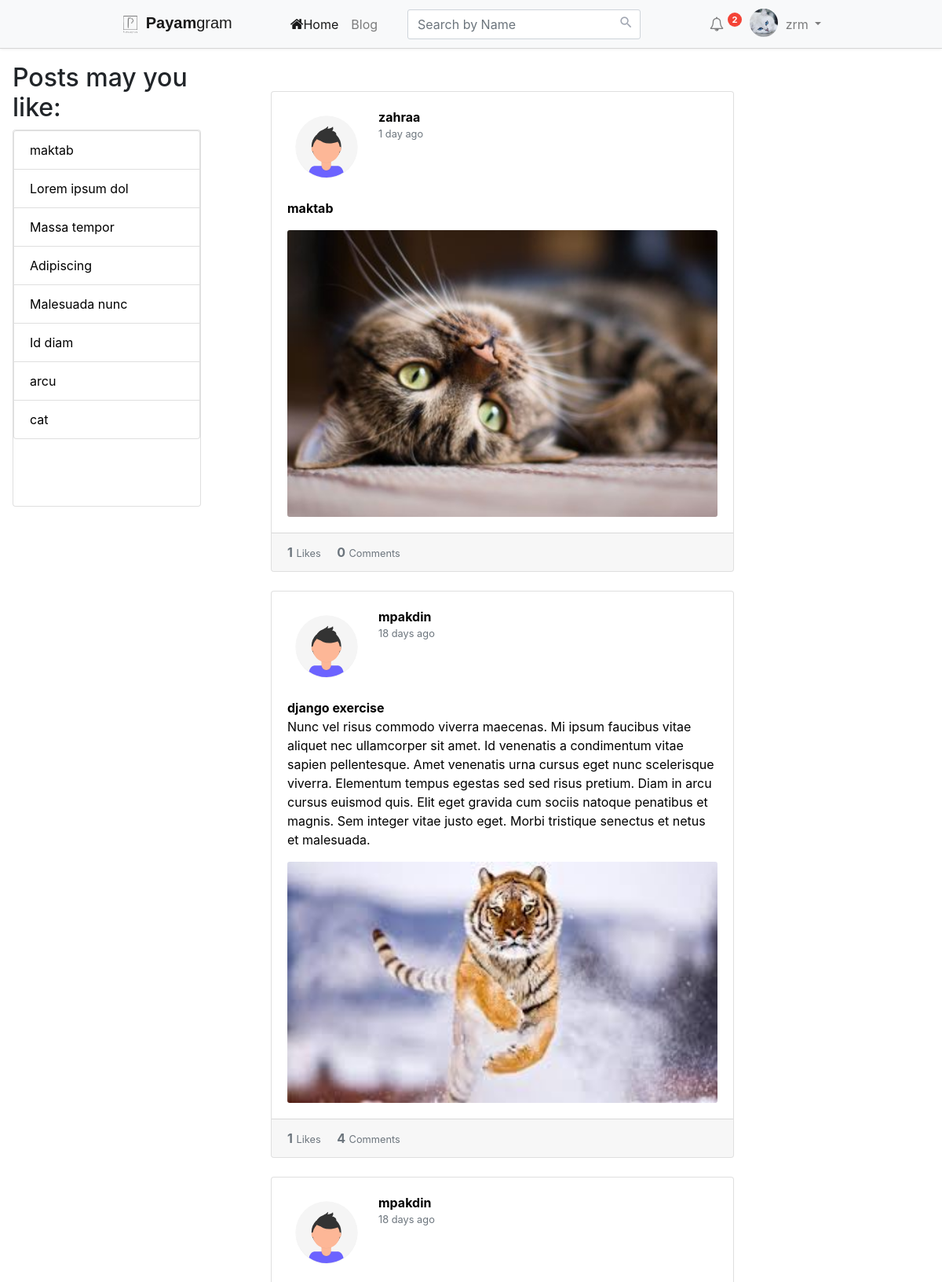
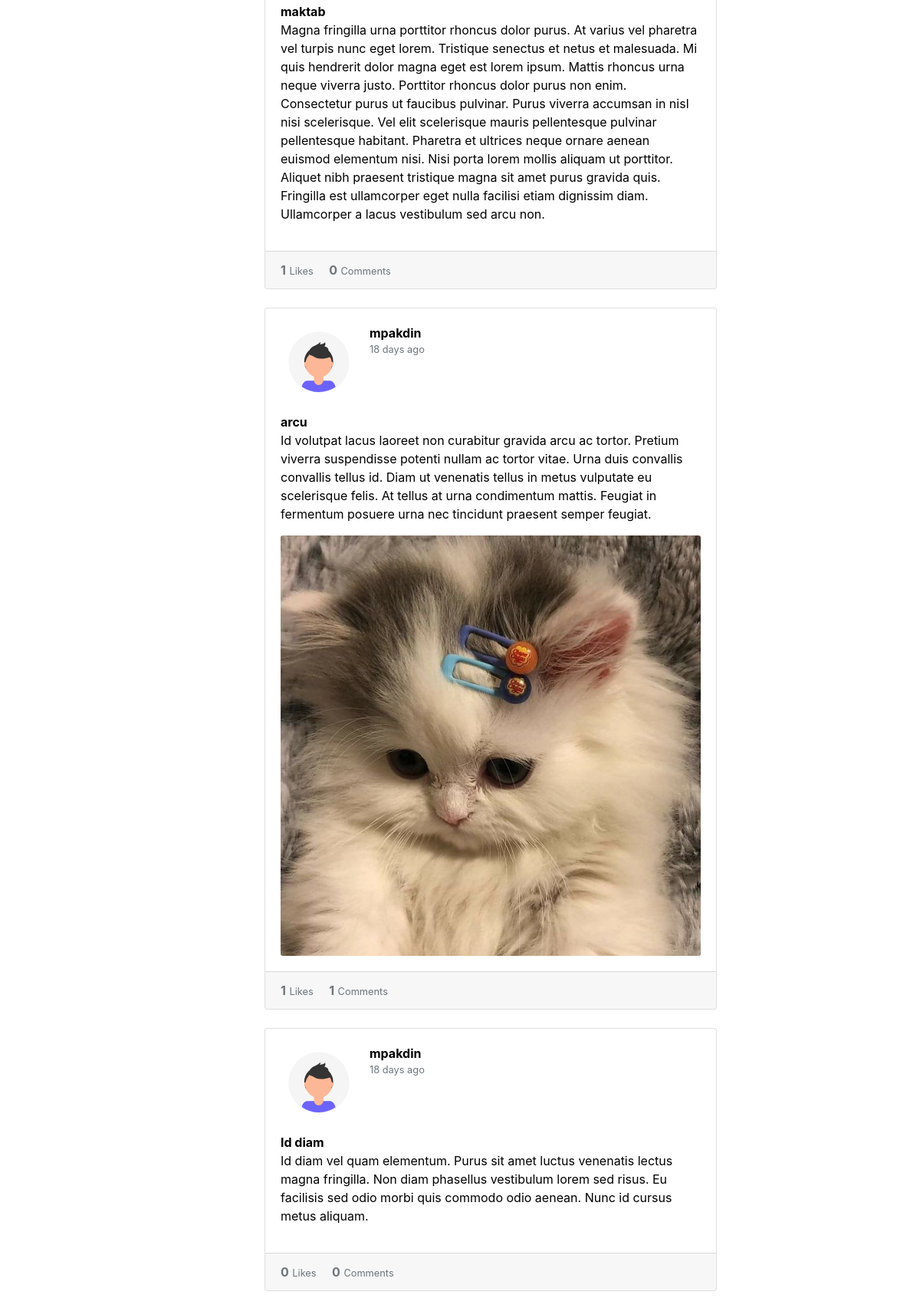
Page / (signed in, upper part) on the committed database (2 pictures, top to bottom).
### apps/user/models/profile.py (models this page shows, shortened)
class User(AbstractBaseUser, PermissionsMixin):
    first_name = models.CharField(max_length=100, blank=True)
    last_name = models.CharField(max_length=100, blank=True)
    email = models.EmailField("email address", unique=True)
    username_validator = UnicodeUsernameValidator()
    username = models.CharField(
        _('username'),
        max_length=150,
        unique=True,
        help_text=_('Required. 150 characters or fewer. Letters, digits and @/./+/-/_ only.'),
        validators=[username_validator],
        error_messages={
            'unique': _("A user with that username already exists."),
        },
    )
    slug = AutoSlugField(populate_from=['username'], unique=True)
    is_active = models.BooleanField(_('active'), default=True)
    is_superuser = models.BooleanField(_('superuser'), default=False)
    is_staff = models.BooleanField(_('staff'), default=False)
    mobile = models.CharField(max_length=13, validators=[mobile_validator, mobile_len_validator], unique=True)
    key = models.CharField(max_length=100, null=True, blank=True, editable=False)
    objects = UserManager()
    USERNAME_FIELD = 'username'
    """
    A string describing the name of the field on the user model that is used as the unique identifier
    """
    REQUIRED_FIELDS = []
    class Meta:
        verbose_name = _('User')
        verbose_name_plural = _('Users')
        app_label = 'user'

class Profile(models.Model):
    GENDERS = [('M', 'Male'), ('F', 'Female')]
    user = models.OneToOneField(settings.AUTH_USER_MODEL, on_delete=models.CASCADE, related_name='target',
                                primary_key=True)
    bio = models.TextField(blank=True)
    gender = models.CharField('gender', choices=GENDERS, max_length=1, blank=True)
    url = models.URLField(blank=True)
    requests = models.ManyToManyField(User, related_name='request', blank=True)
    image = models.ImageField(upload_to=get_upload_path, blank=True, default='profile.svg')

### apps/post/models/post.py (models this page shows, shortened)
class Post(models.Model):
    title = models.CharField(max_length=50)
    caption = models.TextField(blank=True)
    published_date = models.DateTimeField(editable=False, auto_now_add=True)
    slug = AutoSlugField(populate_from=['title'], unique=True, allow_unicode=True)
    user = models.ForeignKey(settings.AUTH_USER_MODEL, on_delete=models.CASCADE)
    likes = models.ManyToManyField(settings.AUTH_USER_MODEL, related_name='likes', default=None, blank=True)
    image = models.ImageField(upload_to=get_upload_path, blank=True, null=True)
    @property
    def age(self):
        return timezone.now() - self.published_date
    class Meta:
        ordering = ['published_date__year', 'published_date__day', 'published_date__hour', 'published_date__minute',
                    'published_date__second']

### apps/post/templatetags/post_custom_tags.py (called while the page is built, shortened)
@register.filter(name='age')
def age_filter(age):
    year = age.days // 365
    month = age.days // 30
    day = age.days
    hour = (age.seconds // 60) // 60
    if year == 1:
        return f'{year} year ago'
    elif year > 1:
        return f'{year} years ago'
    else:
        if month == 1:
            return f'{month} month ago'
        elif month > 1:
            return f'{month} months ago'
        else:
            if day == 1:
                return f'{day} day ago'
            elif day > 1:
                return f'{day} days ago'

### apps/post/templatetags/user_custom_tag.py (called while the page is built)
def find_followings(user):
    followings_obj = UserFollowing.objects.filter(user=user.id)
    followings = [u.following_user for u in followings_obj]
    return followings

@register.inclusion_tag('user/followings_posts.html')
def followings_posts(user):
    followings = find_followings(user)
    posts = []
    for user in followings:
        posts.extend(user.post_set.all().order_by('-published_date'))
    posts.sort(key=lambda x: x.published_date, reverse=True)
    return {'posts': posts}

@register.inclusion_tag('user/suggestion_posts.html')
def suggestion_posts(user):
    posts = Post.objects.exclude(likes__exact=user)
    return {'posts': posts}

@register.simple_tag()
def users(letter):
    return User.objects.filter(username__istartswith=letter)

### templates/index.html (shortened to what this page needs)
{% extends 'base_index.html' %}
{% load static %}
{% load user_custom_tag %}
{% block style %}
    {% if user.is_authenticated %}
        <link rel="stylesheet" href="{% static 'css/index.css' %}">
    {% endif %}
{% endblock %}
{% block main %}
    {% if  user.is_authenticated %}
        {% followings_posts user %}
    {% endif %}
{% endblock %}
{% block aside %}
    {% if user.is_authenticated %}
        <h2>Posts may you like:</h2>
        {% suggestion_posts user %}
    {% endif %}
{% endblock %}

### templates/header.html (shortened to what this page needs)
{% load static %}
{% load user_custom_tag %}
<nav class="navbar navbar-expand-xl navbar-light bg-light fixed-top justify-content-center">
    <div id="navbarCollapse" class="collapse navbar-collapse nav-justify-content">
        <a href="{% url 'index' %}" class="navbar-brand"><img src="{% static 'images/logo.svg' %}" alt="" class="logo" style="width: 40px;height: 35px;"><b>Payam</b>gram</a>
        <div class="navbar-nav">
            <a href="{% url 'index' %}" class="nav-item nav-link active"><i class="fa fa-home"></i>Home</a>
            <a href="#" class="nav-item nav-link">Blog</a>
            {% if not user.is_authenticated %}
                <a href="#about" class="nav-item nav-link">About</a>
                <a href="#team" class="nav-item nav-link">Team</a>
            <a href="#contact" class="nav-item nav-link">Contact Us</a>
                <a href="{% url 'signing' %}" class="nav-item nav-link">Sign Up</a>
                <a href="{% url 'login' %}" class="nav-item nav-link">Login</a>
                </div>
            {% else %}
                <form class="navbar-form form-inline">
                    <div class="input-group search-box">
                        <input type="text" id="search" class="form-control" placeholder="Search by Name">
                        <span class="input-group-addon"><i class="material-icons">&#xE8B6;</i></span>
                    </div>
                </form>
                <div class="navbar-nav auth-user">
                    <div class="nav-item dropdown">
                        <a href="#" data-toggle="dropdown" class="nav-link dropdown-toggle user-action">
                            <i class="fa fa-bell-o"></i>
                            <span class="badge">{{ user.target.requests.count }}</span> </a>
                    </div>
                    <div class="nav-item dropdown">
                        <a href="#" data-toggle="dropdown" class="nav-link dropdown-toggle user-action">
                            <img
                                    {% if user.target.image %}
                                        src="{{ user.target.image.url }}"
                                    {% else %}
                                        src="{% static 'images/profile.svg' %}"
                                    {% endif %}
                                        class="avatar" alt="Avatar">
                            {{ user.username }} <b class="caret"></b></a>
                    </div>
                </div>
            {% endif %}
    </div>
</nav>
        {% users input1 as users %}

### apps/user/templates/user/suggestion_posts.html
<ul class="list-group  card sidebar-ul" >
    {% for post in posts %}
        <li class="list-group-item" >
            <a href="{% url 'post_detail' post.slug%}" class="link"> {{ post.title }} </a>
        </li>
    {% endfor %}
</ul>

### apps/user/templates/user/followings_posts.html
{% load post_custom_tags %}
{% load static %}
<div class="container posts-content justify-content-center">
    {% if posts %}
        {% for post in posts %}
            <div class="col-md-8 ">
                <div class="card mb-4">
                    <div class="card-body">
                        <div class="media mb-3">
                            <img class="avatar" alt=""
                            {% if post.user.target.image %}
                                src="{{ post.user.target.image.url }}"
                                {% else %}
                                 src="{% static 'images/profile.svg' %}"
                                    {% endif %}
                            >
                            <div class="media-body ml-3">
                                <a href="{% url 'profile' post.user.slug %}"
                                   class="link"><strong>{{ post.user.username }}</strong></a>
                                <div class="text-muted small">{{ post.age |age }}</div>
                            </div>
                        </div>
                     <abbr title="Click for like and comment"  style="text-decoration: none;">
                        <a href="{% url 'post_detail' post.slug %}" class="link">
                            <p>
                            <strong>{{ post.title }}</strong><br>
                            {{ post.caption }}
                            </p>
                            {% if post.image %}
                                <img src="{{ post.image.url }}" alt="image" class="card-img">
                            {% endif %}
                        </a>
                     </abbr>
                    </div>
                    <div class="card-footer">
                        <div class="d-inline-block text-muted">
                            <strong>{{ post.likes.count }}</strong> <small>Likes</small>
                        </div>
                        <div class="d-inline-block text-muted ml-3">
                            <strong>{{ post.comment_set.count }}</strong> <small>Comments</small>
                        </div>
                    </div>
                </div>
            </div>
        {% endfor %}
{% else %}
    <p>There is no post</p>
{% endif %}
</div>

### static/css/header.css (style rules this page uses)
.avatar { width: 80px; height: 80px; border-radius: 40px; margin: 10px; }
.form-inline { display: inline-block; }
.navbar { background: #fff; padding-left: 16px; padding-right: 16px; border-bottom: 1px solid #d6d6d6; box-shadow: 0 0 4px rgba(0,0,0,.1); }
.nav-link img { border-radius: 50%; width: 36px; height: 36px; margin: -8px 0; float: left; margin-right: 10px; }
.navbar .navbar-brand { color: #555; padding-left: 0; padding-right: 50px; font-family: 'Merienda One', sans-serif; }
.search-box { position: relative; }
.search-box input { box-shadow: none; padding-right: 35px; border-radius: 3px !important; }
.search-box .input-group-addon { min-width: 35px; border: none; background: transparent; position: absolute; right: 0; z-index: 9; padding: 7px; height: 100%; }
.search-box i { color: #a0a5b1; font-size: 19px; }
.navbar .nav-item i { font-size: 18px; }
.navbar .badge { color: #fff; background: #f44336; font-size: 11px; border-radius: 20px; position: absolute; min-width: 10px; padding: 4px 6px 0; min-height: 18px; top: 5px; }
.auth-user { margin-left: 5em; }
@media (min-width: 1200px) { .form-inline .input-group { width: 300px; margin-left: 30px; } }
@media (min-width: 1200px) { .nav-justify-content { display: flex; justify-content: center; } }
.logo { width: 40px; height: 35px; }

### static/css/all.css (style rules this page uses)
body { background-color: #ebebeb59; }
.link { color: black; text-decoration: none; }
.sidebar-ul { overflow-y: scroll; height: 30em; }
* { --scrollbarBG: #CFD8DC; --thumbBG: #90A4AE; }
* { scrollbar-width: thin; scrollbar-color: var(--thumbBG) var(--scrollbarBG); }

### static/css/index.css (style rules this page uses)
.posts-content { display: flex; align-items: center; flex-direction: column; margin-top: 20px; }
.d-flex, .d-inline-flex, .media, .media > :not(.media-body), .jumbotron, .card { flex-shrink: 1; }
.card-footer, .card hr { border-color: rgba(24, 28, 33, 0.06); }

### rows in the picture
User: target.requests.count "2", image (picture), username "zrm"
Post: title "maktab", user.image (placeholder picture), user.username "zahraa", age|age "1 day ago", image (picture), likes.count "1", comment_set.count "0"
Post: title "Lorem ipsum dol"
Post: title "Massa tempor"
Post: title "Adipiscing"
Post: title "Malesuada nunc"
Post: title "Id diam", user.image (placeholder picture), user.username "mpakdin", age|age "18 days ago", caption "Id diam vel quam elementum. Purus sit amet luctus venenatis lectus magna fringilla. Non diam phasellus vestibulum lorem sed risus. Eu facilisis sed odio morbi quis commodo odio aenean. Nunc id cursus metus aliquam.", likes.count "0", comment_set.count "0"
Post: title "arcu", user.image (placeholder picture), user.username "mpakdin", age|age "18 days ago", caption "Id volutpat lacus laoreet non curabitur gravida arcu ac tortor. Pretium viverra suspendisse potenti nullam ac tortor vitae. Urna duis convallis convallis tellus id. Diam ut venenatis tellus in metus vulputate eu scelerisque felis. At tellus at urna condimentum mattis. Feugiat in fermentum posuere urna nec tincidunt praesent semper feugiat.", image (picture), likes.count "1", comment_set.count "1"
Post: title "cat"
Post: user.image (placeholder picture), user.username "mpakdin", age|age "18 days ago", title "django exercise", caption "Nunc vel risus commodo viverra maecenas. Mi ipsum faucibus vitae aliquet nec ullamcorper sit amet. Id venenatis a condimentum vitae sapien pellentesque. Amet venenatis urna cursus eget nunc scelerisque viverra. Elementum tempus egestas sed sed risus pretium. Diam in arcu cursus euismod quis. Elit eget gravida cum sociis natoque penatibus et magnis. Sem integer vitae justo eget. Morbi tristique senectus et netus et malesuada.", image (picture), likes.count "1", comment_set.count "4"
Post: user.image (placeholder picture), user.username "mpakdin", age|age "18 days ago", title "maktab", caption "Magna fringilla urna porttitor rhoncus dolor purus. At varius vel pharetra vel turpis nunc eget lorem. Tristique senectus et netus et malesuada. Mi quis hendrerit dolor magna eget est lorem ipsum. Mattis rhoncus urna neque viverra justo. Porttitor rhoncus dolor purus non enim. Consectetur purus ut faucibus pulvinar. Purus viverra accumsan in nisl nisi scelerisque. Vel elit scelerisque mauris pellentesque pulvinar pellentesque habitant. Pharetra et ultrices neque ornare aenean euismod elementum nisi. Nisi porta lorem mollis aliquam ut porttitor. Aliquet nibh praesent tristique magna sit amet purus gravida quis. Fringilla est ullamcorper eget nulla facilisi etiam dignissim diam. Ullamcorper a…", likes.count "1", comment_set.count "0"
